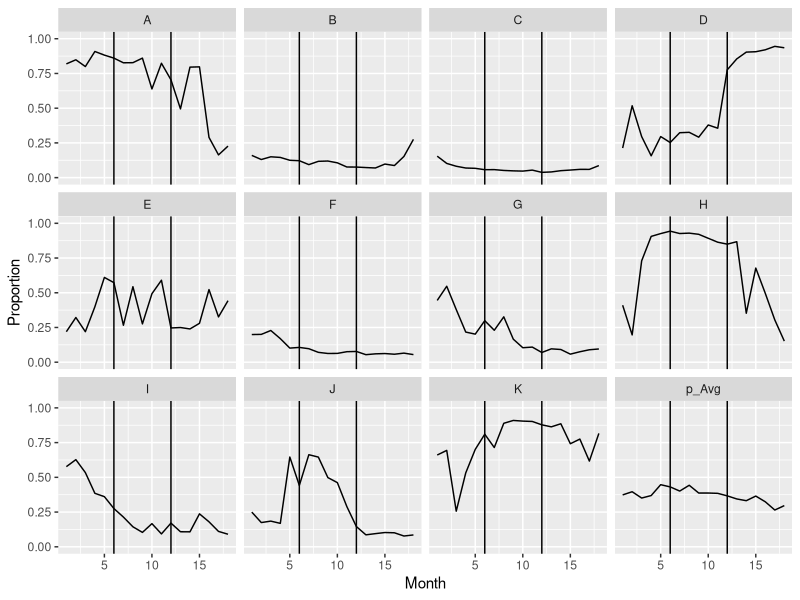

Write the R code that produced this figure.
## ---- chunk 1
library(ggplot2)
library(tidyr)
library(dplyr)
library(knitr)
## ---- chunk 2
x_to_proportion <- function(x) { 
  0.5 + atan(x) / pi
}

proportion_to_x <- function(proportion) { 
  tan(pi * (proportion - 0.5))
}

next_proportion <- function(current_proportion) {  # returns simple numeric
  current_x <- proportion_to_x(current_proportion)
  new_x <- current_x + rnorm(1)
  x_to_proportion(new_x)
}

extend_by_one <- function(proportion_vec) {  # returns numeric vector
  val_to_add <- next_proportion(tail(proportion_vec, n=1))
  c(proportion_vec, val_to_add)
}

generate_run <- function(n) {  # returns numeric vector of length n
  my_run <- c(next_proportion(0.5))
  for (i in 2:n) {
    my_run <- extend_by_one(my_run)
  }
  my_run
}

generate_etrigger_data <- function(number_sites, months_per_site) {  # returns data frame
  result <- generate_run(months_per_site)
  site_labels <- rep(LETTERS[1], months_per_site)
  timepoints <- 1:months_per_site
  for (i in 2:number_sites) {
    result <- c(result, generate_run(months_per_site))
    site_labels <- c(site_labels, rep(LETTERS[i], months_per_site))
    timepoints <- c(timepoints, 1:months_per_site)
  }
  data.frame(Proportion_raw = result, Site = site_labels, Month = timepoints)
}
## ---- chunk 3
n_sites <- 11
last_prework_month <- 6
n_action <- 6
n_sustain <- 6
last_action_month <- last_prework_month + n_action
months_per_site <- last_action_month + n_sustain

X_continuous <- generate_etrigger_data(n_sites, months_per_site)

## ---- chunk 4
expected_n = data.frame(
  Site = LETTERS[1: n_sites],
  expected = runif(n_sites, 9, 30)  # Sites usually 9 to 30 abnormal tests per mo.
)

rpois_vec <- Vectorize(rpois, 'lambda')

inner_join(X_continuous, expected_n, by='Site') %>%
  mutate(
    denominator = rpois_vec(1, expected),
    numerator = denominator * Proportion_raw,
    Proportion = numerator / denominator,
    Phase = case_when(
      Month <= 3 ~ 'baseline',
      Month <= last_prework_month ~ 'prework',
      Month <= last_action_month ~ 'action',
      TRUE ~ 'sustain'
    )
  ) -> X
  
## ---- chunk 5
X %>%
  group_by(Month) %>%
  summarise(Proportion = mean(Proportion)) %>%
  mutate(Site='p_Avg') ->
  averaged
site_data_with_average <- bind_rows(X, averaged)
## ---- chunk 6
  ggplot(site_data_with_average, aes(Month, Proportion)) +
    geom_line() +
    geom_vline(xintercept = last_prework_month) +
    geom_vline(xintercept = last_action_month) +
    ylim(0,1) +
    facet_wrap(vars(Site))
